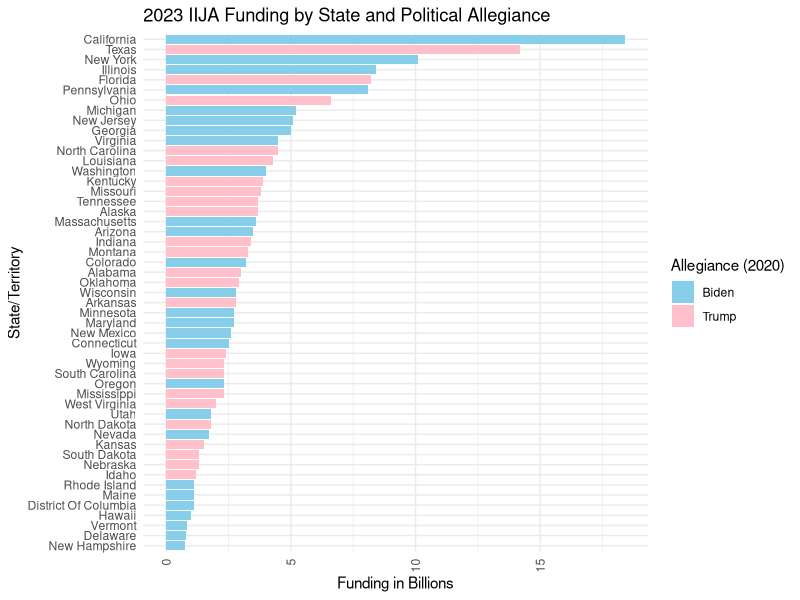
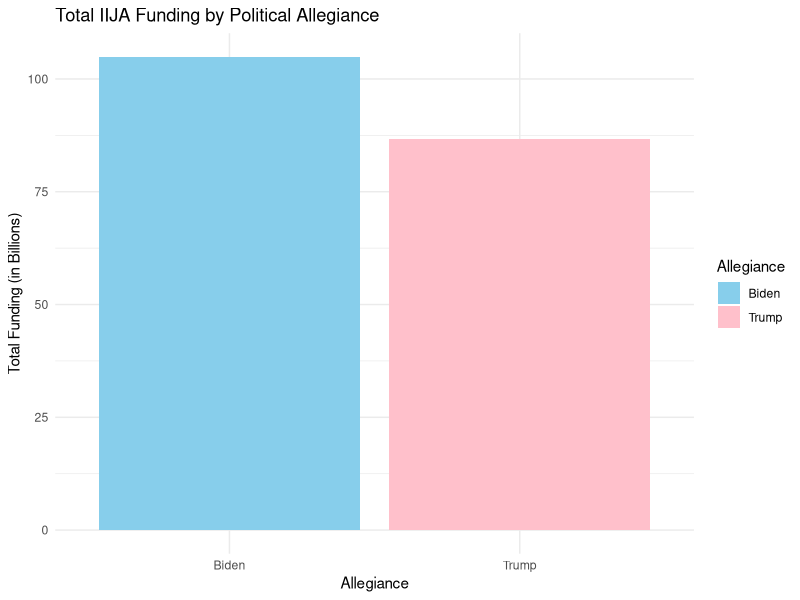
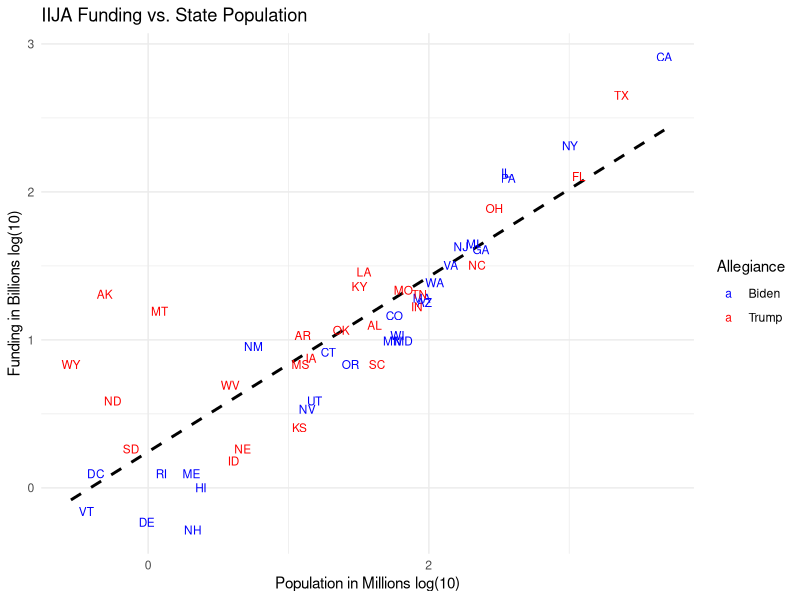
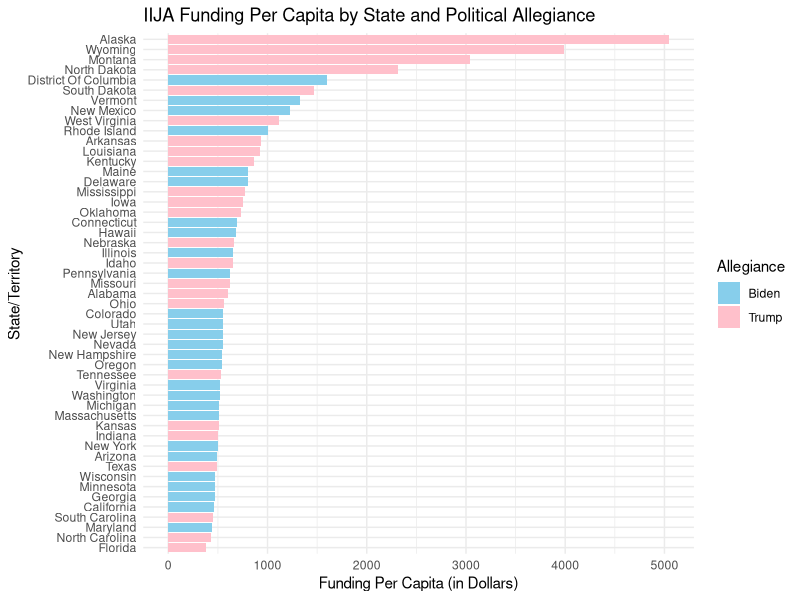
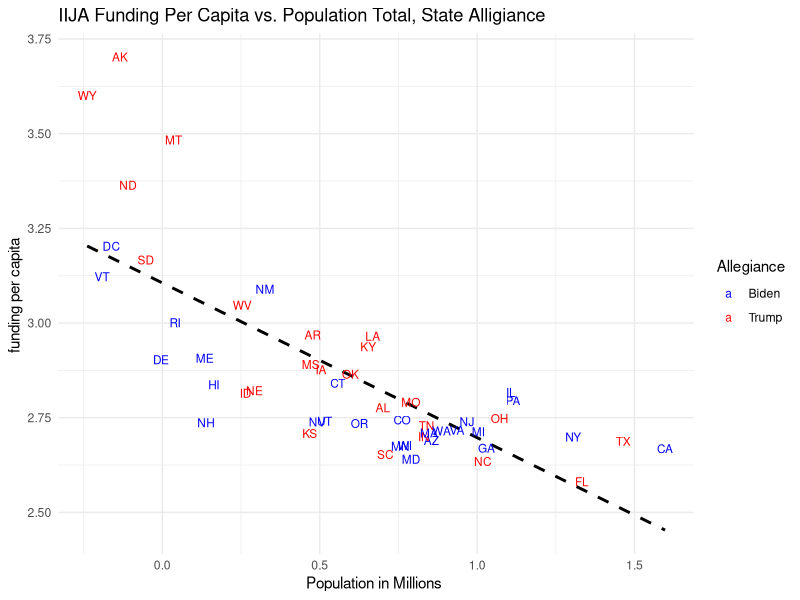

The R script that drew these images, in order:
## ---- chunk 1
library(tidyverse)
library(readxl)

knitr::opts_chunk$set(echo = TRUE, warning = FALSE, message = FALSE)

## ---- chunk 2
iija_funding<-read_excel("iija2023.xlsx")
# Rename columns

iija_funding <- iija_funding |>
  rename(
    State_Territory = `State, Teritory or Tribal Nation`, 
    funding_in_billions = `Total (Billions)`
  )
iija_funding|>
  arrange(desc(funding_in_billions))
# Calculate the total IIJA funds distributed
total_iija_fund_distributed2023 <- sum(iija_funding$funding_in_billions, na.rm = TRUE)

# Print the total distributed f  unds
print(total_iija_fund_distributed2023)
## ---- chunk 3
usa_state_territory_pop2020<-read_excel("usa_pop2020.xlsx")
usa_elec_votes2020 <- read_excel("2020_electoral_votes.xlsx")
usa_elec_votes2020
usa_state_territory_pop2020
iija_funding

## ---- chunk 4


# Standardize state/territory names in usa_state_territory_pop
usa_state_territory_pop2020 <- usa_state_territory_pop2020 %>%
  mutate(State_territory = str_trim(State_Territory),  # Remove leading/trailing spaces
         State_Territory = str_to_title(State_Territory))  # Convert to title case

# Standardize state/territory names in usa_state_territory_pop
iija_funding <- iija_funding %>%
  mutate(State_Territory = str_trim(State_Territory),  # Remove leading/trailing spaces
         State_Territory = str_to_title(State_Territory))

# Check for mismatches
sdif <- setdiff(usa_state_territory_pop2020$State_Territory, iija_funding$State_Territory)

# Print mismatched names (if any)
print(sdif)

## ---- chunk 5
library(dplyr)
#Delaware is misspelled in the IIJA table and need to match "Northern Mariana Islands" in pop table.
# Correct the state name in iija_funding
iija_funding <- iija_funding %>%
  mutate(State_Territory = ifelse(State_Territory == "Deleware", "Delaware", State_Territory))

usa_state_territory_pop2020<- usa_state_territory_pop2020 %>%
  mutate(State_Territory = ifelse(State_Territory == "Common Wealth Of Northern Mariana Islands", "Northern Mariana Islands", State_Territory))
sdif <- setdiff(usa_state_territory_pop2020$State_Territory, iija_funding$State_Territory)

# Print mismatched names (if any)
print(sdif)
usa_state_territory_pop2020 <- usa_state_territory_pop2020 %>%
  mutate(State_Territory = str_trim(State_Territory),  # Remove leading/trailing spaces
         State_Territory = str_to_title(State_Territory))  # Convert to title case

# Standardize state/territory names in usa_state_territory_pop
iija_funding <- iija_funding %>%
  mutate(State_Territory = str_trim(State_Territory),  # Remove leading/trailing spaces
         State_Territory = str_to_title(State_Territory))

usa_state_territory_pop2020 <- usa_state_territory_pop2020 %>%
  select(-State_territory)
## ---- chunk 6
# turning na to 0
usa_elec_votes2020 <- usa_elec_votes2020 %>%
  mutate(across(everything(), ~ replace(., is.na(.), 0)))
# Add 'allegiance' column based on electoral votes
usa_elec_votes2020 <- usa_elec_votes2020 %>%
  mutate(Allegiance = case_when(
    `Biden Electoral Votes` > `Trump Electoral Votes` ~ "Biden",
    `Trump Electoral Votes` > `Biden Electoral Votes` ~ "Trump",
    TRUE ~ "Tie"  # Handles cases where both have equal votes
  ))

# View the updated dataset
head(usa_elec_votes2020)


## ---- chunk 7
# Extract State_Territory from usa_state_territory_pop2020
State_Names <- usa_state_territory_pop2020 %>%
  select(State_Territory) %>%
  mutate(index = row_number())  # Corrected assignment

# Add index column to usa_elect_votes2020
usa_elec_votes2020 <- usa_elec_votes2020 %>%
  mutate(index = row_number())  # Corrected assignment

# View first few rows to check
head(State_Names)
head(usa_elec_votes2020)
elect <- usa_elec_votes2020 %>%
  left_join(State_Names, by = "index")
elect<-elect|>
  select(State,State_Territory,Allegiance,)
elect<- elect %>%
  slice(-n())
  
head(elect)

## ---- chunk 8
# Joining the data sets 
my_data <- elect%>%
  inner_join(usa_state_territory_pop2020, by = "State_Territory") %>%
  inner_join(iija_funding, by = "State_Territory")
my_data
## ---- chunk 9

my_data %>%
  ggplot(aes(y = reorder(State_Territory, funding_in_billions), x = funding_in_billions, fill = Allegiance)) +  
  geom_bar(stat = "identity") +  
  scale_fill_manual(values = c("Biden" = "skyblue", "Trump" = "pink")) +  
  theme_minimal() +  
  theme(
    axis.text.x = element_text(angle = 90, hjust = 1, vjust = 0.5)  # Fix tick text alignment
  ) +
  labs(
    title = "2023 IIJA Funding by State and Political Allegiance",
    x = "Funding in Billions",
    y = "State/Territory",
    fill = "Allegiance (2020)"
  )
## ---- chunk 10
funding_summary <- my_data %>%
  group_by(Allegiance) %>%
  summarize(total_funding = sum(funding_in_billions, na.rm = TRUE))

# Plot the total funding by Allegiance
ggplot(funding_summary, aes(x = Allegiance, y = total_funding, fill = Allegiance)) +
  geom_bar(stat = "identity") +
  scale_fill_manual(values = c("Biden" = "skyblue", "Trump" = "pink")) +
  labs(
    title = "Total IIJA Funding by Political Allegiance",
    x = "Allegiance",
    y = "Total Funding (in Billions)",
    fill = "Allegiance"
  ) +
  theme_minimal()
## ---- chunk 11
ggplot(my_data, aes(x = log(Total_Population/1000000), y = log(funding_in_billions), color = Allegiance, label = State)) +
 
  geom_smooth(method = "lm", color = "black", linetype = "dashed", se = FALSE)+
  geom_text(vjust = 0.5, hjust = 0.5, size = 3) +  # Labels slightly above the points
  scale_color_manual(values = c("Biden" = "blue", "Trump" = "red")) +  # Custom colors
  labs(
    title = "IIJA Funding vs. State Population",
    x = "Population in Millions log(10)",
    y = "Funding in Billions log(10)",
    color = "Allegiance"
  ) +
  scale_x_continuous(breaks = seq(0, max(my_data$Total_Population/1000000), by = 2))+

  

  theme_minimal()  # Clean theme
## ---- chunk 12
# Compute funding per capita (in dollars)
my_data <- my_data %>%
  mutate(funding_per_capita = (funding_in_billions * 10^9) / Total_Population)  

# Create bar plot
ggplot(my_data, aes(x = reorder(State_Territory, funding_per_capita), y = funding_per_capita, fill = Allegiance)) +
  geom_bar(stat = "identity") +
  scale_fill_manual(values = c("Biden" = "skyblue", "Trump" = "pink")) +  
  coord_flip() +  
  labs(
    title = "IIJA Funding Per Capita by State and Political Allegiance",
    x = "State/Territory",
    y = "Funding Per Capita (in Dollars)",  
    fill = "Allegiance"
  ) +
  theme_minimal()
## ---- chunk 13
ggplot(my_data, aes(x = log10(Total_Population/1000000), y = log10(funding_per_capita), color = Allegiance, label = State)) +

  geom_smooth(method = "lm", color = "black", linetype = "dashed", se = FALSE)+
  geom_text(vjust = 0.5, hjust = 0.5, size = 3) +  # Labels slightly above the points
  scale_color_manual(values = c("Biden" = "blue", "Trump" = "red")) +  # Custom colors
  labs(
    title = "IIJA Funding Per Capita vs. Population Total, State Alligiance",
    x = "Population in Millions ",
    y = "funding per capita ",
    color = "Allegiance"
  ) +

  

  theme_minimal()  # Clean theme
